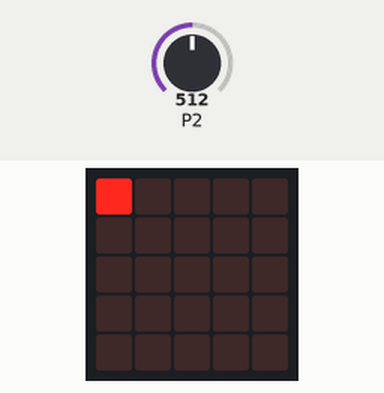
This program was run on a simulated BBC micro:bit (MakeCode). Parts: the board's 5×5 LED display. The inputs (shaded band) are chosen by the test bench; at power-on: P2 = 512 (analog values on the 0–1023 scale). The 48×5 strip is a reading aid, not a part: it shows the text the display is scrolling, unrolled, one strip-width of it at a time.

Above: at 6.6 s.
6.7 s: P2 set to 716
At 7.09 s:
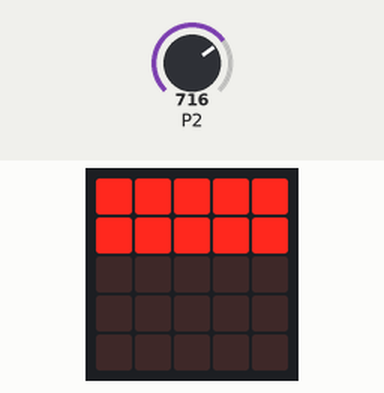
At 7.48 s:
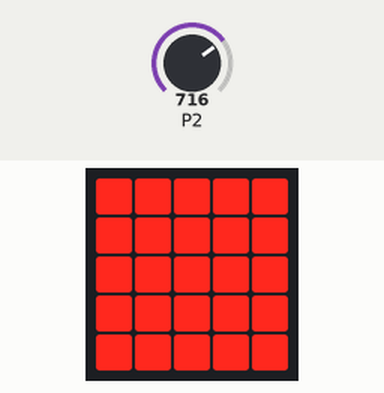
10.6 s: P2 set to 900
At 11.0 s:
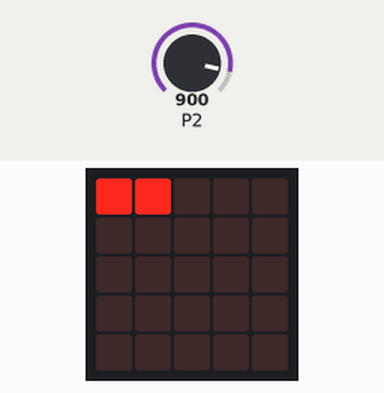
Timing chart, 0 to 13.6 s (numbered marks = the images above; inputs shaded):
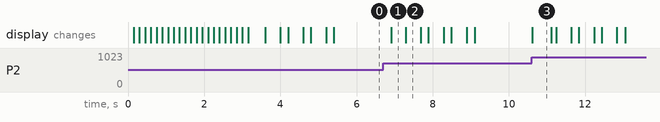

The program:

main.ts
```typescript
function reset() {
    rec = false
    if (bt_c) {
        bluetooth.uartWriteLine("G")
    }
    for (let index = 0; index < 3; index++) {
        basic.showLeds(`
            # # # # #
            # # # # #
            # # # # #
            # # # # #
            # # # # #
            `)
        basic.clearScreen()
        basic.pause(200)
    }
    total = 0
    base = pins.analogReadPin(AnalogPin.P2)
    p_val = base
    p_read = 0
    p_dis = 0
    p_send = 0
    rec = true
}
bluetooth.onBluetoothConnected(function () {
    bt_c = true
})
bluetooth.onBluetoothDisconnected(function () {
    bt_c = false
})
function read() {
    let signal = pins.analogReadPin(AnalogPin.P2)
    let area = (signal + p_val) / 2 - (base + noise)
    p_val = signal
    if (area > 0) {
        total += area
    }
}
bluetooth.onUartDataReceived(serial.delimiters(Delimiters.NewLine), function () {
    let data = bluetooth.uartReadUntil(serial.delimiters(Delimiters.NewLine))
    if (data.charAt(0) == 'R'){
        let ng = parseInt(data.slice(1))
        if(ng > 0){
            goal = ng
        }
        reset()
    }
})
function disp_tot () {
    led.plot(0, 0)
    let lit_leds: number = 0
    lit_leds = Math.round(Math.map(total, 0, goal, 0, 25))
    for (let y = 0; y <= 4; y++) {
        for (let x = 0; x <= 4; x++) {
            if (5 * y + x <= lit_leds) {
                led.plot(x, y)
            }
        }
    }
}
function snd_tot () {
    if (bt_c) {
        let perc: number = 0;
        perc = Math.round(100 * (total / goal))
        if(perc > 100){
            perc = 100
        }
        bluetooth.uartWriteLine(convertToText(perc))
    }
}

let p_val = 0
let p_send = 0
let p_dis = 0
let p_read = 0
let base = 0
let total = 0
let bt_c = false
let goal = 3000
let noise = 4
let rec = false
bluetooth.startUartService()
basic.showNumber(pins.analogReadPin(AnalogPin.P2))
reset()
basic.forever(function () {
    if(rec){
        if (input.runningTime() > p_read + 20) {
            p_read = input.runningTime()
            read()
        }
        if (input.runningTime() > p_dis + 500) {
            p_dis = input.runningTime()
            disp_tot()
        }
        if (input.runningTime() > p_send + 500) {
            p_send = input.runningTime()
            snd_tot()
        }
        if (total >= goal) {
            reset()
        }
    }
})
```

test.ts
```typescript
// Add your code here
```

Measured:
- after the input at 6.7 s, the display: changes after 0.21 s (image 1)
- after the input at 10.6 s, the display: changes at once (image 3)
- what the display in image 2 shows lasts 0.4 s, from 7.3 s to 7.7 s
- what the display in image 3 shows lasts 0.5 s, from 10.6 s to 11.1 s
